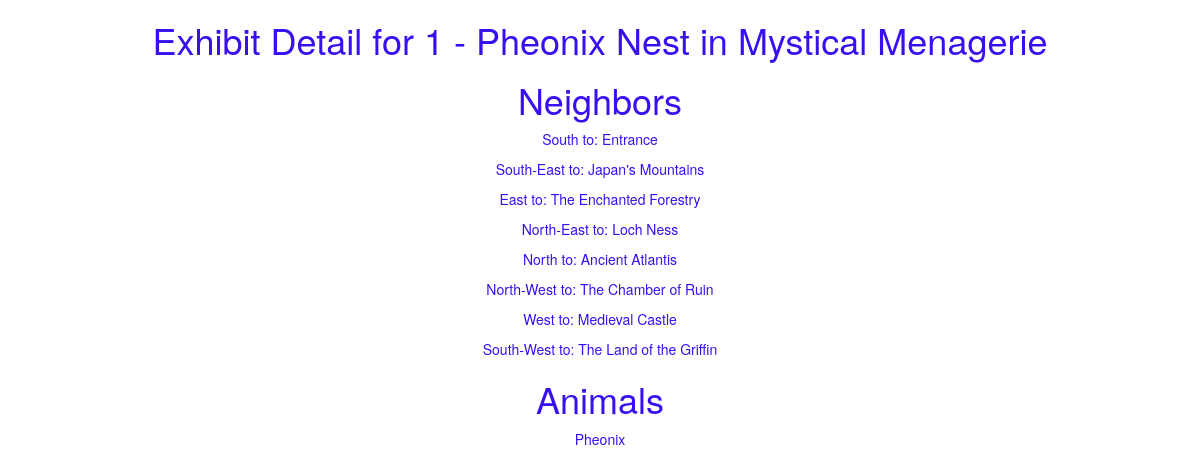
Screenshot of /zoo/exhibit/1 with the database file from the repository.
### zoo/models.py (models this page shows, shortened)
class Exhibit(models.Model):
	name = models.CharField(max_length=200, help_text="Enter Exhibit Name")
	zoo = models.ForeignKey('Zoo', on_delete=models.SET_NULL, null=True)

class Zoo(models.Model):
	name = models.CharField(max_length=200, help_text="Enter Zoo Name")
	logoFileName = models.CharField(max_length=200, help_text="Enter Logo File Name", null=True)

class ExhibitNeighbor(models.Model):
	fromExhibit = models.ForeignKey('Exhibit', on_delete=models.SET_NULL, null=True, related_name='fromExhibit')
	toExhibit = models.ForeignKey('Exhibit', on_delete=models.SET_NULL, null=True, related_name='toExhibit')
	CARDINAL = (
	    ('n', 'North'),
	    ('s', 'South'),
	    ('e', 'East'),
	    ('w', 'West'),
	    ('nw', 'North West'),
	    ('ne', 'North East'),
	    ('sw', 'South West'),
	    ('se', 'South East'),
	)
	direction = models.CharField(max_length=2, choices=CARDINAL, help_text="Enter Direction", null=True, blank=True)

class Animal(models.Model):
	name = models.CharField(max_length=200, help_text="Enter Animal Name")
	imageFileName = models.CharField(max_length=200, help_text="Enter logo file name", null=True)
	exhibit = models.ForeignKey('Exhibit', on_delete=models.SET_NULL, null=True)
	soundFileName = models.CharField(max_length=200, help_text="Enter sound file name", null=True)
	habitatDescription = models.TextField(max_length=1000, help_text="Enter a description of the Habitat of the animal", null=True)
	dietDescription = models.TextField(max_length=1000, help_text="Enter a description of the Diet of the animal", null=True)
	behaviorDescription = models.TextField(max_length=1000, help_text="Enter a description of the Behavior of the animal", null=True)

### zoo/views.py (the view)
# urls.py: path('exhibit/<int:pk>', views.ExhibitDetailView.as_view(), name='exhibitDetail'),
class ExhibitDetailView(generic.DetailView):
	model = Exhibit

### zoo/templates/zoo/exhibit_detail.html
{% extends "base-generic.html" %}
{% block content %}
<h1>Exhibit Detail for {{ exhibit.id }} - {{ exhibit.name }} in {{ exhibit.zoo.name }}</h1>
<h1>Neighbors</h1>
{% for neighbor in exhibit.fromExhibit.all %}
  <p>{{ neighbor.direction }} to: {{ neighbor.toExhibit.name }}</p>
{% endfor %}
<h1>Animals</h1>
{% for animal in exhibit.animal_set.all %}
  <p>{{ animal.name }}</p>
{% endfor %}
{% endblock %}

### rows the page displays
Exhibit: id "1", name "Pheonix Nest", zoo.name "Mystical Menagerie"
ExhibitNeighbor: direction "South", toExhibit.name "Entrance"
ExhibitNeighbor: direction "South-East", toExhibit.name "Japan's Mountains"
ExhibitNeighbor: direction "East", toExhibit.name "The Enchanted Forestry"
ExhibitNeighbor: direction "North-East", toExhibit.name "Loch Ness"
ExhibitNeighbor: direction "North", toExhibit.name "Ancient Atlantis"
ExhibitNeighbor: direction "North-West", toExhibit.name "The Chamber of Ruin"
ExhibitNeighbor: direction "West", toExhibit.name "Medieval Castle"
ExhibitNeighbor: direction "South-West", toExhibit.name "The Land of the Griffin"
Animal: name "Pheonix"
